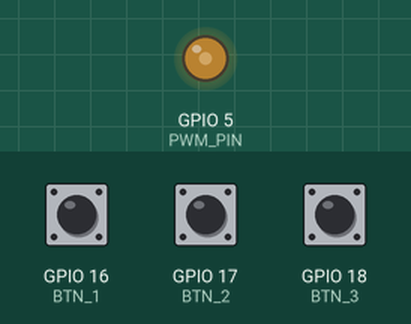
The program below on a simulated ESP32-S3. Parts: output pins drawn as LEDs (lit = HIGH). The test bench sets the inputs (shaded band); at power-on: GPIO 16 (BTN_1) LOW, GPIO 17 (BTN_2) LOW, GPIO 18 (BTN_3) LOW.

Above: at 5.5 s.
5.6 s: GPIO 16 (BTN_1) pulled HIGH for 0.15 s
At 7.0 s:
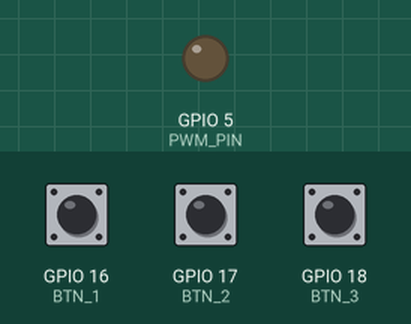
7.3 s: GPIO 17 (BTN_2) pulled HIGH for 0.15 s
At 8.3 s:
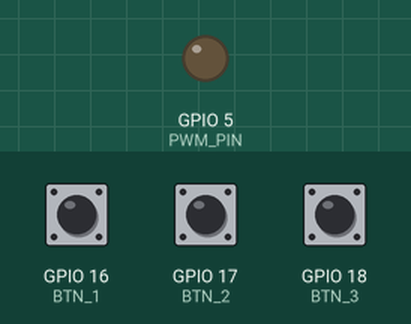
9.0 s: GPIO 18 (BTN_3) pulled HIGH for 0.15 s
At 9.7 s:
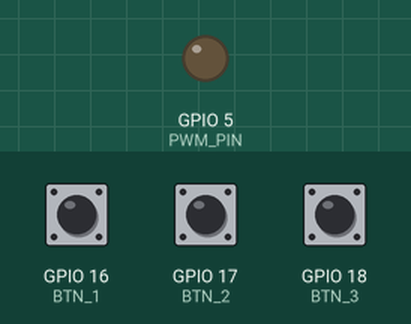
10.7 s: GPIO 16 (BTN_1) pulled HIGH for 1 s
At 11.1 s:
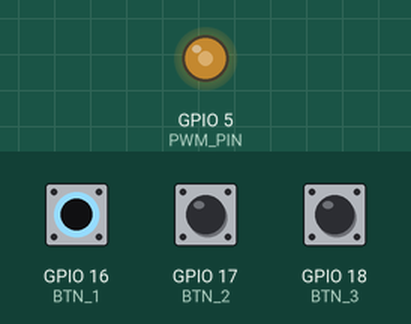
13.2 s: GPIO 17 (BTN_2) pulled HIGH for 1 s
At 14.9 s:
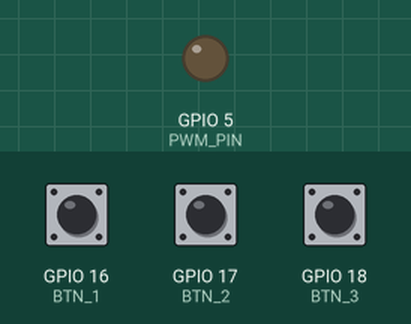
15.7 s: GPIO 18 (BTN_3) pulled HIGH for 1 s
At 16.1 s:
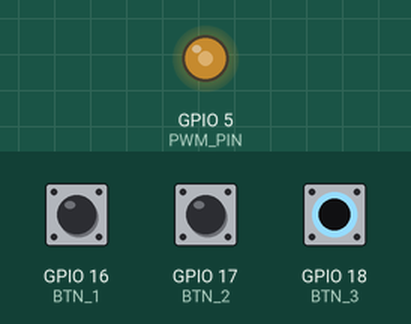
Timing chart, 0 to 18.7 s (numbered marks = the images above; inputs shaded):
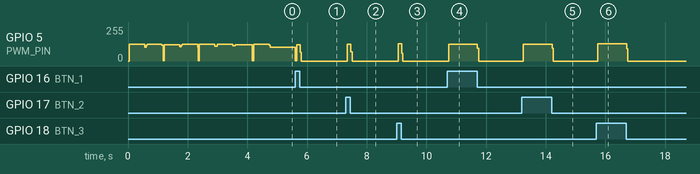

The program:

main.cpp
```cpp
#include <esp_task_wdt.h>
#include <math.h>

#include "driver/ledc.h"
#include "esp_rom_sys.h"
#include "freertos/FreeRTOS.h"
#include "freertos/task.h"

static const gpio_num_t PWM_PIN = GPIO_NUM_5;

static const gpio_num_t BTN_1 = GPIO_NUM_16;
static const gpio_num_t BTN_2 = GPIO_NUM_17;
static const gpio_num_t BTN_3 = GPIO_NUM_18;

static constexpr double C4 = 262.0;
static constexpr double D4 = 294.0;
static constexpr double E4 = 330.0;
static constexpr double F4 = 349.0;
static constexpr double G4 = 392.0;
static constexpr double A4 = 440.0;
static constexpr double B4 = 494.0;
static constexpr double C5 = 523.0;

static constexpr double BTN_1_NOTE_1 = E4;
static constexpr double BTN_2_NOTE_2 = G4;
static constexpr double BTN_3_NOTE_3 = C4;

static constexpr double SETUP_NOTES[] = {C4, D4, E4, F4, G4, A4, B4, C5};
static constexpr size_t SETUP_NOTES_SIZE = sizeof(SETUP_NOTES) / sizeof(SETUP_NOTES[0]);

static constexpr size_t SINE_SIZE = 32;
uint32_t sineTable[SINE_SIZE];

void initSine() {
    for (int i = 0; i < SINE_SIZE; i++) {
        sineTable[i] = (uint32_t)((sin(2.0 * M_PI * i / SINE_SIZE) + 1.0) * 127.5);
    }
}

void playSine(uint32_t delayUs) {
    for (int i = 0; i < SINE_SIZE; i++) {
        ledc_set_duty(LEDC_LOW_SPEED_MODE, LEDC_CHANNEL_0, sineTable[i]);
        ledc_update_duty(LEDC_LOW_SPEED_MODE, LEDC_CHANNEL_0);
        esp_rom_delay_us(delayUs);
    }
}

void stopPlaying() {
    ledc_set_duty(LEDC_LOW_SPEED_MODE, LEDC_CHANNEL_0, 0);
    ledc_update_duty(LEDC_LOW_SPEED_MODE, LEDC_CHANNEL_0);
}

void playNote(double noteFreq, double durationSec) {
    double delayUs = (1.0 / noteFreq * 1'000'000.0) / SINE_SIZE;
    int repeatCount = (int)(durationSec * noteFreq);
    for (int r = 0; r < repeatCount; r++) {
        playSine((uint32_t)delayUs);
    }
}

void playNoteWhilePressed(double noteFreq, gpio_num_t btnPin) {
    double delayUs = (1.0 / noteFreq * 1'000'000.0) / SINE_SIZE;
    while (gpio_get_level(btnPin) == 1) {
        esp_task_wdt_reset();
        playSine((uint32_t)delayUs);
    }

    stopPlaying();
}

extern "C" void app_main(void) {
    esp_task_wdt_add(NULL);

    initSine();

    ledc_timer_config_t timer = {.speed_mode = LEDC_LOW_SPEED_MODE,
                                 .duty_resolution = LEDC_TIMER_8_BIT,
                                 .timer_num = LEDC_TIMER_0,
                                 .freq_hz = 18000,
                                 .clk_cfg = LEDC_AUTO_CLK};
    ledc_timer_config(&timer);

    ledc_channel_config_t chan = {.gpio_num = PWM_PIN,
                                  .speed_mode = LEDC_LOW_SPEED_MODE,
                                  .channel = LEDC_CHANNEL_0,
                                  .timer_sel = LEDC_TIMER_0,
                                  .duty = 0};
    ledc_channel_config(&chan);

    gpio_config_t btnConfig = {.pin_bit_mask = (1ULL << BTN_1) | (1ULL << BTN_2) | (1ULL << BTN_3),
                               .mode = GPIO_MODE_INPUT,
                               .pull_up_en = GPIO_PULLUP_DISABLE,
                               .pull_down_en = GPIO_PULLDOWN_ENABLE,
                               .intr_type = GPIO_INTR_DISABLE};
    gpio_config(&btnConfig);

    for (size_t j = 0; j < SETUP_NOTES_SIZE; j++) {
        playNote(SETUP_NOTES[j], 0.5);
        vTaskDelay(pdMS_TO_TICKS(50));
    }

    while (1) {
        if (gpio_get_level(BTN_1) == 1) {
            playNoteWhilePressed(BTN_1_NOTE_1, BTN_1);
        } else if (gpio_get_level(BTN_2) == 1) {
            playNoteWhilePressed(BTN_2_NOTE_2, BTN_2);
        } else if (gpio_get_level(BTN_3) == 1) {
            playNoteWhilePressed(BTN_3_NOTE_3, BTN_3);
        }

        vTaskDelay(pdMS_TO_TICKS(10));
        esp_task_wdt_reset();
    }
}
```

Measured:
- after the input at 5.6 s, GPIO 5 (PWM_PIN): 102/255 → 123/255 at once, → 0/255 0.16 s later
- after the input at 7.3 s, GPIO 5 (PWM_PIN): 0/255 → 124/255 after 0.05 s, → 0/255 0.12 s later
- after the input at 9.0 s, GPIO 5 (PWM_PIN): 0/255 → 128/255 after 0.05 s, → 0/255 0.12 s later
- after the input at 10.7 s, GPIO 5 (PWM_PIN): 0/255 → 124/255 after 0.05 s, → 0/255 0.96 s later
- after the input at 13.2 s, GPIO 5 (PWM_PIN): 0/255 → 124/255 after 0.05 s, → 0/255 0.96 s later
- after the input at 15.7 s, GPIO 5 (PWM_PIN): 0/255 → 128/255 after 0.05 s, → 0/255 0.96 s later
